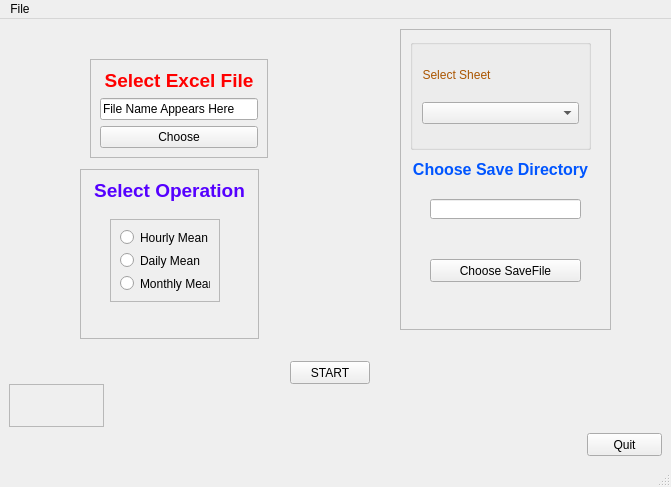
<?xml version="1.0" encoding="UTF-8"?>
<ui version="4.0">
 <class>MainWindow</class>
 <widget class="QMainWindow" name="MainWindow">
  <property name="geometry">
   <rect>
    <x>0</x>
    <y>0</y>
    <width>671</width>
    <height>487</height>
   </rect>
  </property>
  <property name="sizePolicy">
   <sizepolicy hsizetype="Minimum" vsizetype="Minimum">
    <horstretch>0</horstretch>
    <verstretch>0</verstretch>
   </sizepolicy>
  </property>
  <property name="windowTitle">
   <string>MainWindow</string>
  </property>
  <widget class="QWidget" name="centralwidget">
   <property name="sizePolicy">
    <sizepolicy hsizetype="Minimum" vsizetype="Fixed">
     <horstretch>0</horstretch>
     <verstretch>0</verstretch>
    </sizepolicy>
   </property>
   <widget class="QPushButton" name="quit">
    <property name="geometry">
     <rect>
      <x>587</x>
      <y>414</y>
      <width>75</width>
      <height>23</height>
     </rect>
    </property>
    <property name="sizePolicy">
     <sizepolicy hsizetype="Fixed" vsizetype="Fixed">
      <horstretch>0</horstretch>
      <verstretch>0</verstretch>
     </sizepolicy>
    </property>
    <property name="text">
     <string>Quit</string>
    </property>
   </widget>
   <widget class="QFrame" name="frame_2">
    <property name="geometry">
     <rect>
      <x>9</x>
      <y>365</y>
      <width>95</width>
      <height>43</height>
     </rect>
    </property>
    <property name="sizePolicy">
     <sizepolicy hsizetype="Preferred" vsizetype="Fixed">
      <horstretch>0</horstretch>
      <verstretch>0</verstretch>
     </sizepolicy>
    </property>
    <property name="frameShape">
     <enum>QFrame::StyledPanel</enum>
    </property>
    <property name="frameShadow">
     <enum>QFrame::Raised</enum>
    </property>
    <layout class="QHBoxLayout" name="horizontalLayout"/>
   </widget>
   <widget class="QFrame" name="frame_5">
    <property name="geometry">
     <rect>
      <x>400</x>
      <y>10</y>
      <width>211</width>
      <height>301</height>
     </rect>
    </property>
    <property name="frameShape">
     <enum>QFrame::StyledPanel</enum>
    </property>
    <property name="frameShadow">
     <enum>QFrame::Raised</enum>
    </property>
    <widget class="QGroupBox" name="groupBox_3">
     <property name="geometry">
      <rect>
       <x>10</x>
       <y>10</y>
       <width>181</width>
       <height>111</height>
      </rect>
     </property>
     <property name="sizePolicy">
      <sizepolicy hsizetype="Preferred" vsizetype="Preferred">
       <horstretch>0</horstretch>
       <verstretch>0</verstretch>
      </sizepolicy>
     </property>
     <layout class="QVBoxLayout" name="verticalLayout_2">
      <item>
       <widget class="QLabel" name="label_2">
        <property name="sizePolicy">
         <sizepolicy hsizetype="Fixed" vsizetype="Maximum">
          <horstretch>0</horstretch>
          <verstretch>0</verstretch>
         </sizepolicy>
        </property>
        <property name="styleSheet">
         <string notr="true">
font: 12pt &quot;MS Shell Dlg 2&quot;;</string>
        </property>
        <property name="text">
         <string>&lt;html&gt;&lt;head/&gt;&lt;body&gt;&lt;p align=&quot;center&quot;&gt;&lt;span style=&quot; color:#aa5500;&quot;&gt;Select Sheet&lt;/span&gt;&lt;/p&gt;&lt;/body&gt;&lt;/html&gt;</string>
        </property>
        <property name="alignment">
         <set>Qt::AlignCenter</set>
        </property>
        <property name="buddy">
         <cstring>sheet_drop_down</cstring>
        </property>
       </widget>
      </item>
      <item>
       <widget class="QComboBox" name="sheet_drop_down"/>
      </item>
     </layout>
    </widget>
    <widget class="QLabel" name="label_3">
     <property name="geometry">
      <rect>
       <x>0</x>
       <y>120</y>
       <width>201</width>
       <height>41</height>
      </rect>
     </property>
     <property name="sizePolicy">
      <sizepolicy hsizetype="Fixed" vsizetype="Minimum">
       <horstretch>0</horstretch>
       <verstretch>0</verstretch>
      </sizepolicy>
     </property>
     <property name="text">
      <string>&lt;html&gt;&lt;head/&gt;&lt;body&gt;&lt;p align=&quot;center&quot;&gt;&lt;span style=&quot; font-size:12pt; font-weight:600; color:#0055ff;&quot;&gt;Choose Save Directory&lt;/span&gt;&lt;/p&gt;&lt;/body&gt;&lt;/html&gt;</string>
     </property>
     <property name="buddy">
      <cstring>label_3</cstring>
     </property>
    </widget>
    <widget class="QLineEdit" name="save_file_txt">
     <property name="geometry">
      <rect>
       <x>30</x>
       <y>170</y>
       <width>151</width>
       <height>20</height>
      </rect>
     </property>
    </widget>
    <widget class="QPushButton" name="save_folder">
     <property name="geometry">
      <rect>
       <x>30</x>
       <y>230</y>
       <width>151</width>
       <height>23</height>
      </rect>
     </property>
     <property name="text">
      <string>Choose SaveFile</string>
     </property>
    </widget>
   </widget>
   <widget class="QFrame" name="frame">
    <property name="geometry">
     <rect>
      <x>90</x>
      <y>40</y>
      <width>178</width>
      <height>99</height>
     </rect>
    </property>
    <property name="frameShape">
     <enum>QFrame::StyledPanel</enum>
    </property>
    <property name="frameShadow">
     <enum>QFrame::Raised</enum>
    </property>
    <layout class="QVBoxLayout" name="verticalLayout_3">
     <item>
      <widget class="QLabel" name="label">
       <property name="sizePolicy">
        <sizepolicy hsizetype="Minimum" vsizetype="Minimum">
         <horstretch>0</horstretch>
         <verstretch>0</verstretch>
        </sizepolicy>
       </property>
       <property name="styleSheet">
        <string notr="true">font: 75 11pt &quot;Microsoft Sans Serif&quot;;</string>
       </property>
       <property name="text">
        <string>&lt;!DOCTYPE HTML PUBLIC &quot;-//W3C//DTD HTML 4.0//EN&quot; &quot;http://www.w3.org/TR/REC-html40/strict.dtd&quot;&gt;
&lt;html&gt;&lt;head&gt;&lt;meta name=&quot;qrichtext&quot; content=&quot;1&quot; /&gt;&lt;style type=&quot;text/css&quot;&gt;
p, li { white-space: pre-wrap; }
&lt;/style&gt;&lt;/head&gt;&lt;body style=&quot; font-family:'Microsoft Sans Serif'; font-size:11pt; font-weight:72; font-style:normal;&quot;&gt;
&lt;p align=&quot;center&quot; style=&quot; margin-top:0px; margin-bottom:0px; margin-left:0px; margin-right:0px; -qt-block-indent:0; text-indent:0px;&quot;&gt;&lt;span style=&quot; font-size:14pt; font-weight:600; color:#ff0000;&quot;&gt;Select Excel File&lt;/span&gt;&lt;/p&gt;&lt;/body&gt;&lt;/html&gt;</string>
       </property>
       <property name="alignment">
        <set>Qt::AlignCenter</set>
       </property>
       <property name="buddy">
        <cstring>filePath</cstring>
       </property>
      </widget>
     </item>
     <item>
      <widget class="QLineEdit" name="filePath">
       <property name="whatsThis">
        <string>&lt;html&gt;&lt;head/&gt;&lt;body&gt;&lt;p&gt;File Name Appears here&lt;/p&gt;&lt;p&gt;&lt;br/&gt;&lt;/p&gt;&lt;/body&gt;&lt;/html&gt;</string>
       </property>
       <property name="text">
        <string>File Name Appears Here</string>
       </property>
      </widget>
     </item>
     <item>
      <widget class="QPushButton" name="choose_file">
       <property name="text">
        <string>Choose</string>
       </property>
       <property name="default">
        <bool>false</bool>
       </property>
      </widget>
     </item>
    </layout>
   </widget>
   <widget class="QFrame" name="frame_3">
    <property name="geometry">
     <rect>
      <x>80</x>
      <y>150</y>
      <width>179</width>
      <height>170</height>
     </rect>
    </property>
    <property name="frameShape">
     <enum>QFrame::StyledPanel</enum>
    </property>
    <property name="frameShadow">
     <enum>QFrame::Raised</enum>
    </property>
    <widget class="QFrame" name="frame_4">
     <property name="geometry">
      <rect>
       <x>30</x>
       <y>50</y>
       <width>110</width>
       <height>83</height>
      </rect>
     </property>
     <property name="sizePolicy">
      <sizepolicy hsizetype="Fixed" vsizetype="MinimumExpanding">
       <horstretch>0</horstretch>
       <verstretch>0</verstretch>
      </sizepolicy>
     </property>
     <property name="frameShape">
      <enum>QFrame::StyledPanel</enum>
     </property>
     <property name="frameShadow">
      <enum>QFrame::Raised</enum>
     </property>
     <layout class="QVBoxLayout" name="verticalLayout">
      <item>
       <widget class="QRadioButton" name="hourly_mean">
        <property name="text">
         <string>Hourly Mean</string>
        </property>
       </widget>
      </item>
      <item>
       <widget class="QRadioButton" name="daily_mean">
        <property name="text">
         <string>Daily Mean</string>
        </property>
       </widget>
      </item>
      <item>
       <widget class="QRadioButton" name="monthly_mean">
        <property name="text">
         <string>Monthly Mean</string>
        </property>
       </widget>
      </item>
     </layout>
    </widget>
    <widget class="QLabel" name="label_4">
     <property name="geometry">
      <rect>
       <x>10</x>
       <y>10</y>
       <width>159</width>
       <height>61</height>
      </rect>
     </property>
     <property name="sizePolicy">
      <sizepolicy hsizetype="Minimum" vsizetype="Minimum">
       <horstretch>0</horstretch>
       <verstretch>0</verstretch>
      </sizepolicy>
     </property>
     <property name="text">
      <string>&lt;html&gt;&lt;head/&gt;&lt;body&gt;&lt;p align=&quot;center&quot;&gt;&lt;span style=&quot; font-size:14pt; font-weight:600; color:#5500ff;&quot;&gt;Select Operation&lt;/span&gt;&lt;/p&gt;&lt;p align=&quot;center&quot;&gt;&lt;br/&gt;&lt;/p&gt;&lt;/body&gt;&lt;/html&gt;</string>
     </property>
     <property name="alignment">
      <set>Qt::AlignCenter</set>
     </property>
     <property name="buddy">
      <cstring>hourly_mean</cstring>
     </property>
    </widget>
   </widget>
   <widget class="QWidget" name="">
    <property name="geometry">
     <rect>
      <x>290</x>
      <y>330</y>
      <width>81</width>
      <height>81</height>
     </rect>
    </property>
    <layout class="QVBoxLayout" name="verticalLayout_4">
     <item>
      <widget class="QPushButton" name="start_calc">
       <property name="sizePolicy">
        <sizepolicy hsizetype="Fixed" vsizetype="Fixed">
         <horstretch>0</horstretch>
         <verstretch>0</verstretch>
        </sizepolicy>
       </property>
       <property name="maximumSize">
        <size>
         <width>16777215</width>
         <height>23</height>
        </size>
       </property>
       <property name="text">
        <string>START</string>
       </property>
      </widget>
     </item>
     <item>
      <widget class="QLabel" name="completed">
       <property name="sizePolicy">
        <sizepolicy hsizetype="Expanding" vsizetype="Fixed">
         <horstretch>0</horstretch>
         <verstretch>0</verstretch>
        </sizepolicy>
       </property>
       <property name="text">
        <string/>
       </property>
      </widget>
     </item>
    </layout>
   </widget>
  </widget>
  <widget class="QMenuBar" name="menubar">
   <property name="geometry">
    <rect>
     <x>0</x>
     <y>0</y>
     <width>671</width>
     <height>21</height>
    </rect>
   </property>
   <widget class="QMenu" name="menuFile">
    <property name="title">
     <string>File</string>
    </property>
    <addaction name="actionQuit"/>
   </widget>
   <addaction name="menuFile"/>
  </widget>
  <widget class="QStatusBar" name="statusbar"/>
  <action name="actionQuit">
   <property name="text">
    <string>Quit</string>
   </property>
   <property name="statusTip">
    <string>Quit The APP!!!</string>
   </property>
   <property name="shortcut">
    <string>Ctrl+Q</string>
   </property>
  </action>
 </widget>
 <resources>
  <include location="qt.qrc"/>
 </resources>
 <connections/>
</ui>
